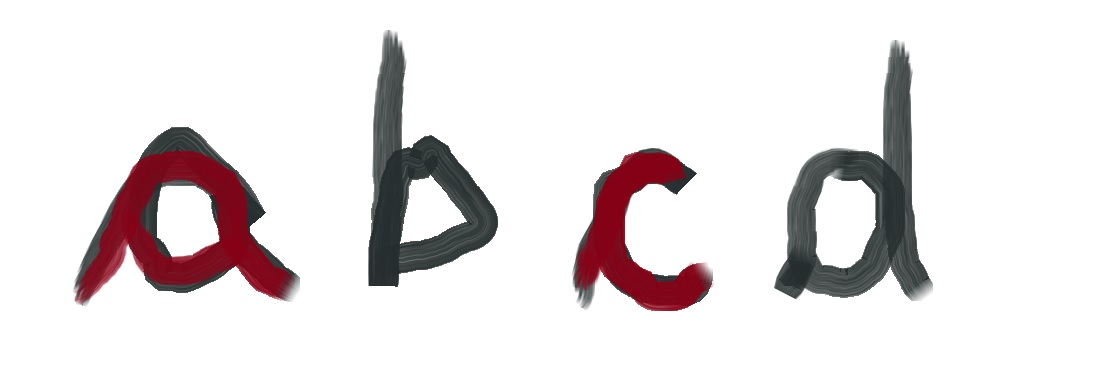
#> input picture test_image.jpg, 1119 x 386 px
$ python grayscale.py test_image.jpg
#> lines starting #> are read from the running program, lines starting #| are printed output that depends on the picture
import numpy as np
from PIL import Image

np.set_printoptions(threshold=np.nan)

# image = sys.argv[1]
img = Image.open('test_image.jpg').convert('L')
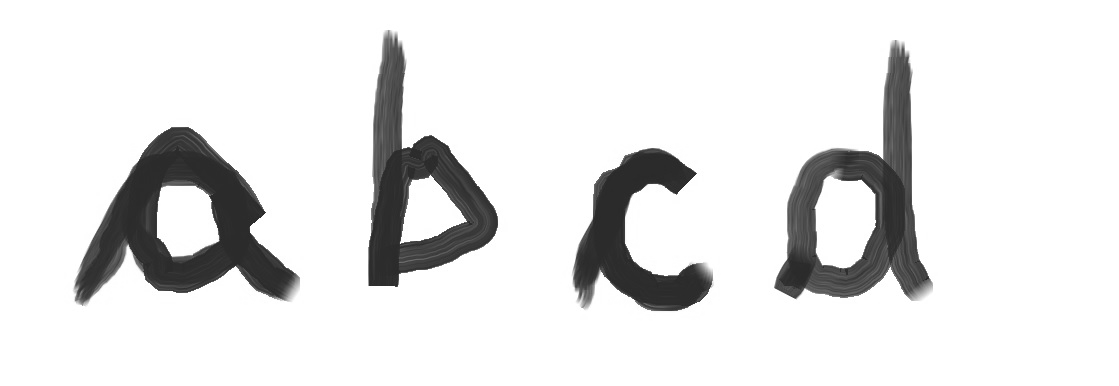
#> img: PIL image 1119x386 L; min 37, max 255, mean 228.9
img.save('test_image_gray.jpg')


arr = 255 - np.array(img)
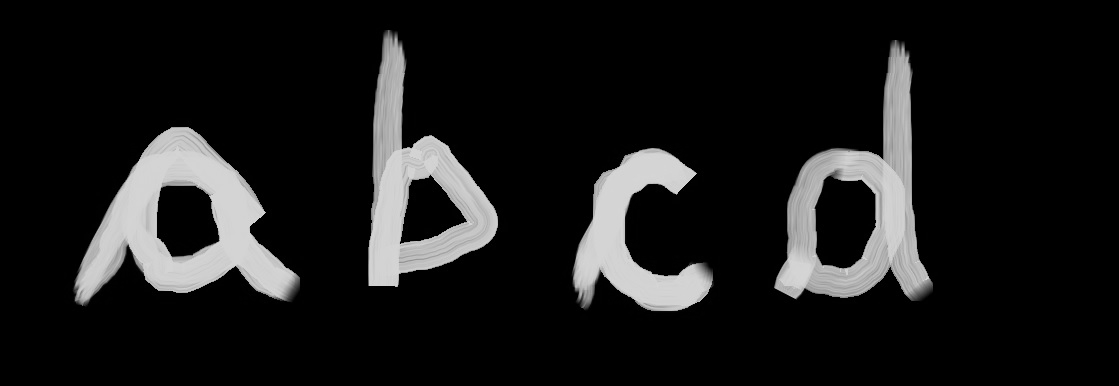
#> arr: shape (386, 1119); min 0, max 218, mean 26.1
print(arr.shape)
#| (386, 1119)
#print(arr)
